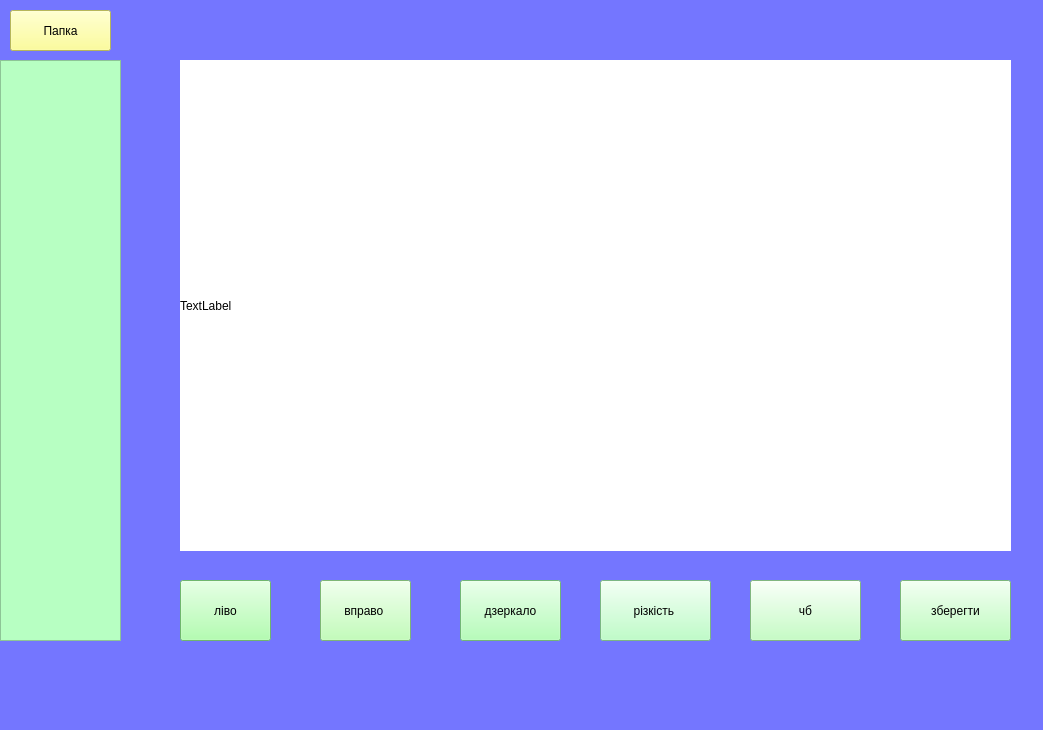
<?xml version="1.0" encoding="UTF-8"?>
<ui version="4.0">
 <class>MainWindow</class>
 <widget class="QMainWindow" name="MainWindow">
  <property name="geometry">
   <rect>
    <x>0</x>
    <y>0</y>
    <width>1043</width>
    <height>730</height>
   </rect>
  </property>
  <property name="windowTitle">
   <string>MainWindow</string>
  </property>
  <property name="styleSheet">
   <string notr="true">
background-color: rgb(0, 0, 255);
background-color: rgb(116, 118, 255);</string>
  </property>
  <widget class="QWidget" name="centralwidget">
   <widget class="QListWidget" name="listWidget">
    <property name="geometry">
     <rect>
      <x>0</x>
      <y>60</y>
      <width>121</width>
      <height>581</height>
     </rect>
    </property>
    <property name="styleSheet">
     <string notr="true">
background-color: rgb(183, 255, 194);</string>
    </property>
   </widget>
   <widget class="QPushButton" name="btn_dir">
    <property name="geometry">
     <rect>
      <x>10</x>
      <y>10</y>
      <width>101</width>
      <height>41</height>
     </rect>
    </property>
    <property name="styleSheet">
     <string notr="true">background-color: rgb(255, 255, 127);</string>
    </property>
    <property name="text">
     <string>Папка</string>
    </property>
   </widget>
   <widget class="QPushButton" name="btn_left">
    <property name="geometry">
     <rect>
      <x>180</x>
      <y>580</y>
      <width>91</width>
      <height>61</height>
     </rect>
    </property>
    <property name="styleSheet">
     <string notr="true">background-color: rgb(155, 255, 153);</string>
    </property>
    <property name="text">
     <string>ліво</string>
    </property>
   </widget>
   <widget class="QPushButton" name="btn_right">
    <property name="geometry">
     <rect>
      <x>320</x>
      <y>580</y>
      <width>91</width>
      <height>61</height>
     </rect>
    </property>
    <property name="styleSheet">
     <string notr="true">background-color: rgb(177, 255, 165);</string>
    </property>
    <property name="text">
     <string>вправо </string>
    </property>
   </widget>
   <widget class="QPushButton" name="btn_flip">
    <property name="geometry">
     <rect>
      <x>460</x>
      <y>580</y>
      <width>101</width>
      <height>61</height>
     </rect>
    </property>
    <property name="styleSheet">
     <string notr="true">background-color: rgb(160, 255, 166);</string>
    </property>
    <property name="text">
     <string>дзеркало</string>
    </property>
   </widget>
   <widget class="QLabel" name="label">
    <property name="geometry">
     <rect>
      <x>180</x>
      <y>60</y>
      <width>831</width>
      <height>491</height>
     </rect>
    </property>
    <property name="styleSheet">
     <string notr="true">background-color: rgb(255, 255, 255);</string>
    </property>
    <property name="text">
     <string>TextLabel</string>
    </property>
   </widget>
   <widget class="QPushButton" name="btn_sharp">
    <property name="geometry">
     <rect>
      <x>600</x>
      <y>580</y>
      <width>111</width>
      <height>61</height>
     </rect>
    </property>
    <property name="styleSheet">
     <string notr="true">background-color: rgb(172, 255, 185);</string>
    </property>
    <property name="text">
     <string>різкість </string>
    </property>
   </widget>
   <widget class="QPushButton" name="pushButton_6">
    <property name="geometry">
     <rect>
      <x>750</x>
      <y>580</y>
      <width>111</width>
      <height>61</height>
     </rect>
    </property>
    <property name="styleSheet">
     <string notr="true">background-color: rgb(180, 255, 179);</string>
    </property>
    <property name="text">
     <string>чб</string>
    </property>
   </widget>
   <widget class="QPushButton" name="btn_save">
    <property name="geometry">
     <rect>
      <x>900</x>
      <y>580</y>
      <width>111</width>
      <height>61</height>
     </rect>
    </property>
    <property name="styleSheet">
     <string notr="true">background-color: rgb(172, 255, 172);</string>
    </property>
    <property name="text">
     <string>зберегти</string>
    </property>
   </widget>
  </widget>
  <widget class="QMenuBar" name="menubar">
   <property name="geometry">
    <rect>
     <x>0</x>
     <y>0</y>
     <width>1043</width>
     <height>18</height>
    </rect>
   </property>
  </widget>
  <widget class="QStatusBar" name="statusbar"/>
 </widget>
 <resources/>
 <connections/>
</ui>
